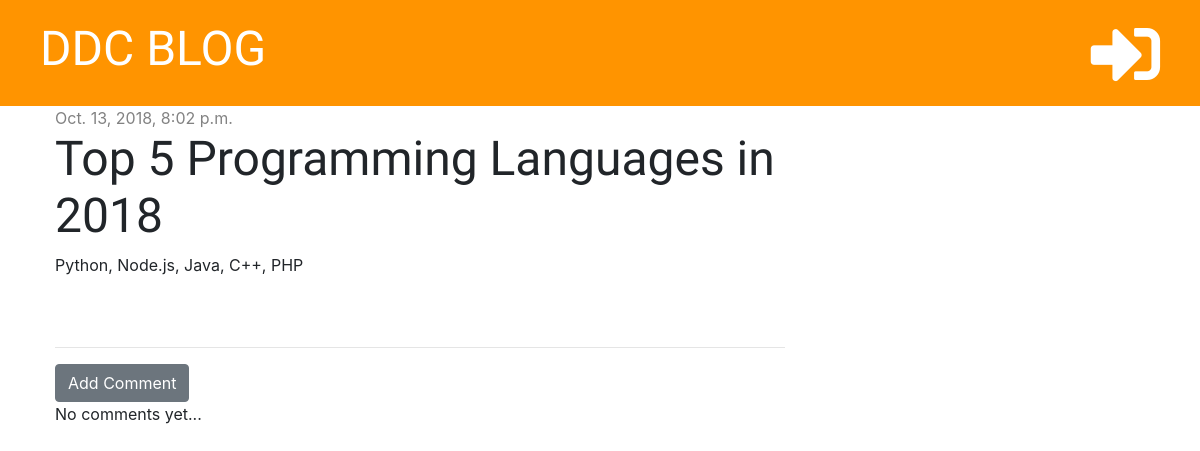
The app's page /post/2/ with its own data.
### blog/models.py (models this page shows, shortened)
class Post(models.Model):
    author = models.ForeignKey('auth.User', on_delete=models.CASCADE)
    title = models.CharField(max_length=200)
    text = models.TextField()
    created_date = models.DateTimeField(default=timezone.now)
    published_date = models.DateTimeField(blank=True, null=True)

### blog/views.py (the view)
# urls.py: path('post/<int:pk>/', views.post_detail, name="post_detail"),
def post_detail(request, pk):
    post = get_object_or_404(Post, pk=pk)
    stuff_for_frontend = {'post': post}
    return render(request, "blog/post_detail.html", stuff_for_frontend)

### blog/templates/blog/post_detail.html (shortened to what this page needs)
{% extends 'blog/base.html' %}
{% block content %}
    <div class="post">
            {% if post.published_date %}
                <div class="date">
                    {{ post.published_date }}
                </div>
            {% else %}
                <a href="{% url 'post_publish' pk=post.pk %}" class="btn btn-primary">Publish</a>
            {% endif %}
            <h1>{{ post.title }}</h1>
            <p>{{ post.text|linebreaksbr }}</p>
    </div>
    <hr>
    <a href="{% url 'add_comment_to_post' pk=post.pk %}" class="btn btn-secondary">Add Comment</a>
    {% for comment in post.comments.all %}
        <div class="comment">
            <div class="date">
                {{ comment.created_date }}
            </div>
            <strong>{{ comment.author }}</strong>
            <p>{{ comment.text }}</p>
        </div>
    {% empty %}
        <p>No comments yet...</p>
    {% endfor %}
{% endblock %}

### blog/static/css/blog.css (style rules this page uses)
h1, h2, h3, h4 { font-family: 'Tangerine', 'Inconsolata', 'Droid Sans', serif; font-size: 48px; }
.date { color: #828282; }
.post { margin-bottom: 70px; }

### records on screen
Post: published_date "Oct. 13, 2018, 8:02 p.m.", title "Top 5 Programming Languages in 2018", text "Python, Node.js, Java, C++, PHP"
